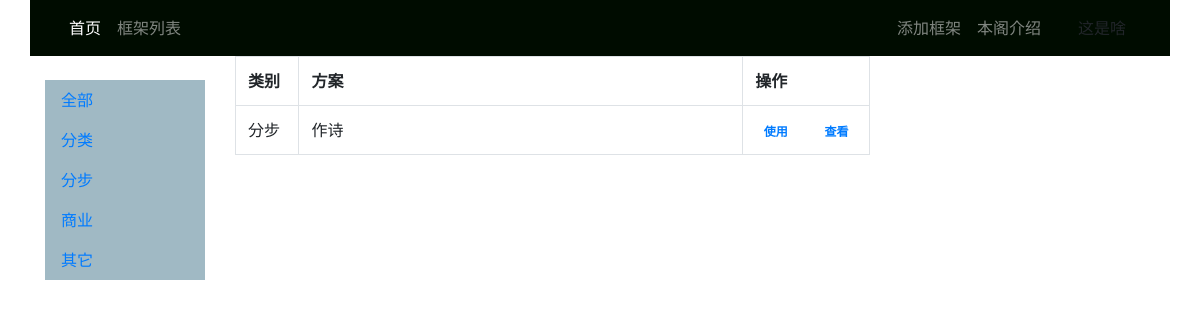
/, run on an earlier commit of the app's database.
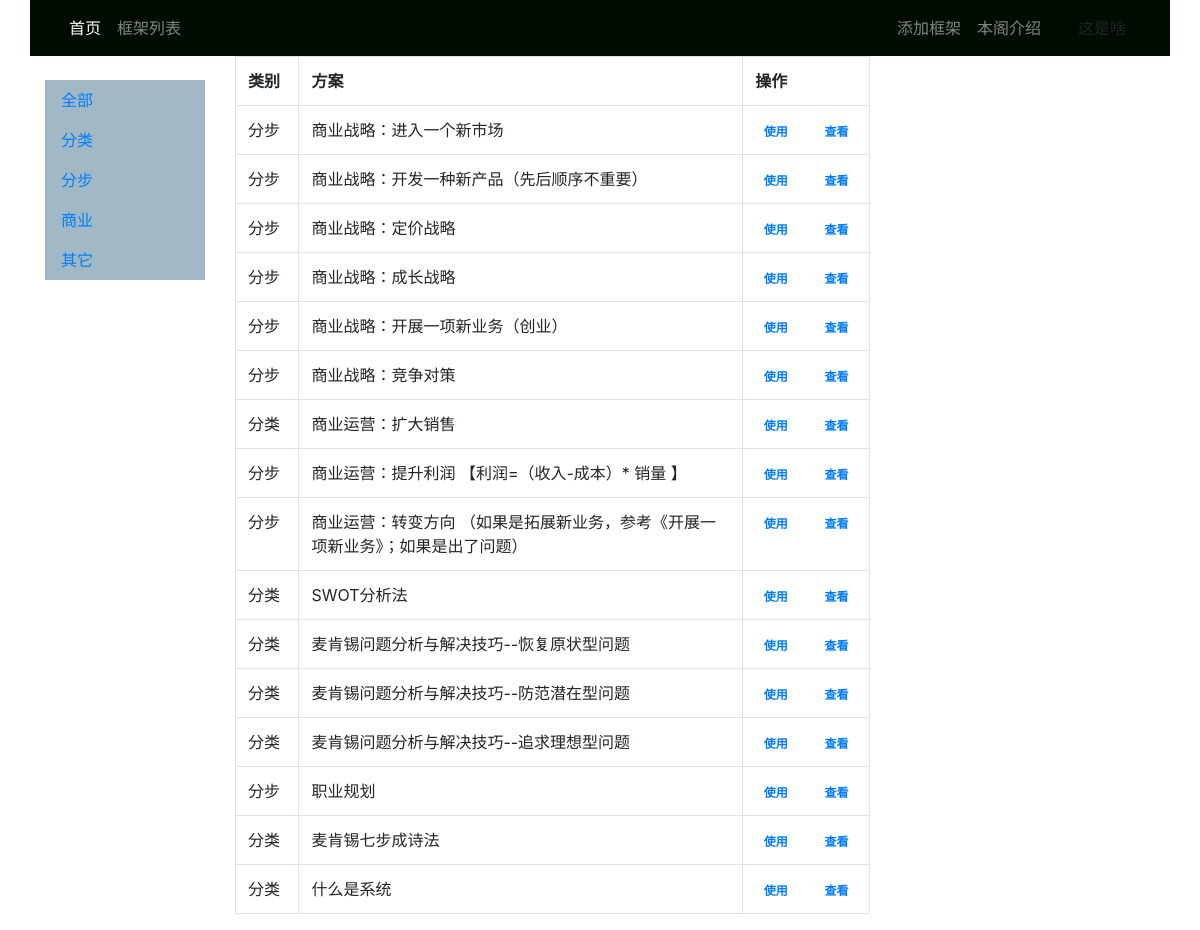
And on a later commit of the database.
### thinkapp/models.py (models this page shows, shortened)
class Sort_Detail(models.Model):
    name = models.CharField(max_length=64,verbose_name='框架分类名称')
    is_show = models.IntegerField(default=1,verbose_name='删除字段')
    add_time=models.DateTimeField(auto_now=True,verbose_name="创建时间")
    remark = models.TextField(max_length=200, null=True, blank=True, verbose_name=u'备注')
    class Meta:
        ordering = ["id"]

class Frame_title(models.Model):
    name = models.CharField(max_length=64,verbose_name='框架分类名称')
    label = models.CharField(max_length=200,verbose_name='标签')
    Sort = models.ForeignKey(Sort_Detail, on_delete=models.CASCADE, null=False, verbose_name='类型')
    hide_input = models.IntegerField(default='1',verbose_name='0，子标题没有输入；1，有输入')
    level = models.IntegerField(default='0',verbose_name='是否子标题')
    creater = models.CharField(max_length=64,verbose_name='创建人')
    is_show = models.IntegerField(default=1,verbose_name='删除字段')
    add_time=models.DateTimeField(auto_now=True,verbose_name="创建时间")
    remark = models.TextField(max_length=200, null=True, blank=True, verbose_name=u'备注')

### thinkapp/views.py (the view)
# urls.py: path('', views.frameList, name='frameList'),
def frameList(request):
    FrameT = Frame_title.objects.all()
    FrameSort = Sort_Detail.objects.all()
    context = {}
    context['FrameT'] = FrameT
    context['FrameSort'] = FrameSort
    return render(request,'thinkapp/frameList.html', context)

### templates/thinkapp/frameList.html
{% extends 'thinkapp/master.html' %}
{% block main %}
<table  class="table table-hover table-bordered">
<tr>
    <th width="10%">类别</th>
    <th>方案</th>
    <th width="20%">  操作</th>
</tr>
{% for  t  in  FrameT %}
<tr>
    <td >
        {% for  fs  in  FrameSort %}
            {% if t.Sort_id == fs.id  %}  {{ fs.name  }}  {% endif %}
        {% endfor %}
    </td>
    <td > {{ t.name }} </td>
    <td class="text-center">
        <a href="{% url 'SolutionAdd' frameT_id=t.id %}" role="button"> <span class="badge badge-pill">使用 </span></a> &nbsp; &nbsp;
        <a href="{% url 'framedetail' frameT_id=t.id %}" role="button"> <span class="badge badge-pill">查看 </span></a>
    </td>
    {% endfor %}
</tr>
</table>
{% endblock %}

### templates/thinkapp/master.html (shortened to what this page needs)
{% extends 'layout.html' %}
{% block leftbar %}
<br>
<div style="background:#a0b9c4; color:rgba(229,52,52,0.15)">
<ul class="nav flex-column">
    <li class="nav-item">
        <a class="nav-link active" href="{% url 'frameList' %}">全部</a>
    </li>
    <li class="nav-item">
        <a class="nav-link " href="{% url 'frameListsort' sort_id=1 %}">分类</a>
    </li>
    <li class="nav-item">
        <a class="nav-link" href="{% url 'frameListsort' sort_id=2 %}">分步</a>
    </li>
    <li class="nav-item">
        <a class="nav-link" href="#" role="button">商业</a>
    </li>
      <li class="nav-item">
        <a class="nav-link" href="#" role="button">其它</a>
    </li>
</ul>
</div>
{% endblock %}

### templates/layout.html (shortened to what this page needs)
<!doctype html>
<html lang="en">
<head>
    <link rel="stylesheet" href="https://stackpath.bootstrapcdn.com/bootstrap/4.4.1/css/bootstrap.min.css">
</head>
<body>
<div >
<div class="container" style="background:#000c00; color:#FFF">
<header class="navbar navbar-expand navbar-dark flex-column flex-md-row bd-navbar">
    <div class="navbar-nav-scroll">
        <ul class="navbar-nav bd-navbar-nav flex-row">
            <li class="nav-item"><a class="nav-link active" href="{% url 'frameList' %}"> 首页 </a></li>
            <li class="nav-item"><a class="nav-link " href="{% url 'frameList' %}"> 框架列表 </a></li>
        </ul>
    </div>
    <ul class="navbar-nav flex-row ml-md-auto d-none d-md-flex">
    <li class="nav-item"> <a class="nav-link p-2" href="{% url 'FrameAdd' %}" target="_blank" rel="noopener" aria-label="Slack">添加框架</a></li>
    <li class="nav-item"> <a class="nav-link p-2" href="{% url 'contact' %}" target="_blank" rel="noopener" aria-label="Slack">本阁介绍</a></li>
    </ul>
    <a class="btn btn-bd-yellow d-none d-lg-inline-block mb-3 mb-md-0 ml-md-3" href="">这是啥</a> </header>
</div>
</div>
<div class="container">
    <div class="row">
        <div class="col-2" >
            {% block leftbar %}
            {% endblock %}
        </div>
        <div class="col-7" >
        {% block main %} {% endblock %}
        </div>
        <div class="col" >
        </div>
    </div>
</div>
</body>
</html>

What changed in the data, as far as the page shows it:
removed Frame_title: name "作诗", Sort_Detail (name "分步")
added Frame_title: name "商业战略：进入一个新市场", Sort_Detail (name "分步")
added Frame_title: name "商业战略：开发一种新产品（先后顺序不重要）", Sort_Detail (name "分步")
added Frame_title: name "商业战略：定价战略", Sort_Detail (name "分步")
added Frame_title: name "商业战略：成长战略", Sort_Detail (name "分步")
added Frame_title: name "商业战略：开展一项新业务（创业）", Sort_Detail (name "分步")
added Frame_title: name "商业战略：竞争对策", Sort_Detail (name "分步")
added Frame_title: name "商业运营：扩大销售"
now on this page (row unchanged): Sort_Detail: name "分类"
added Frame_title: name "商业运营：提升利润 【利润=（收入-成本）* 销量 】", Sort_Detail (name "分步")
added Frame_title: name "商业运营：转变方向 （如果是拓展新业务，参考《开展一项新业务》；如果是出了问题）", Sort_Detail (name "分步")
added Frame_title: name "SWOT分析法"
added Frame_title: name "麦肯锡问题分析与解决技巧--恢复原状型问题"
added Frame_title: name "麦肯锡问题分析与解决技巧--防范潜在型问题"
added Frame_title: name "麦肯锡问题分析与解决技巧--追求理想型问题"
added Frame_title: name "职业规划", Sort_Detail (name "分步")
added Frame_title: name "麦肯锡七步成诗法"
added Frame_title: name "什么是系统"
